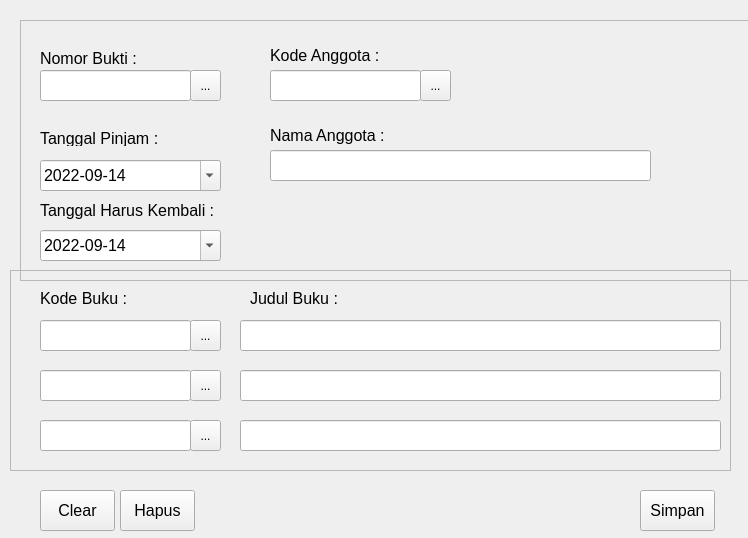
<?xml version="1.0" encoding="UTF-8"?>
<ui version="4.0">
 <class>MainWindow</class>
 <widget class="QMainWindow" name="MainWindow">
  <property name="geometry">
   <rect>
    <x>0</x>
    <y>0</y>
    <width>748</width>
    <height>538</height>
   </rect>
  </property>
  <property name="windowTitle">
   <string>MainWindow</string>
  </property>
  <widget class="QWidget" name="centralwidget">
   <widget class="QFrame" name="frame_detail">
    <property name="enabled">
     <bool>true</bool>
    </property>
    <property name="geometry">
     <rect>
      <x>10</x>
      <y>270</y>
      <width>721</width>
      <height>201</height>
     </rect>
    </property>
    <property name="frameShape">
     <enum>QFrame::StyledPanel</enum>
    </property>
    <property name="frameShadow">
     <enum>QFrame::Raised</enum>
    </property>
    <widget class="QLabel" name="label_6">
     <property name="geometry">
      <rect>
       <x>240</x>
       <y>20</y>
       <width>191</width>
       <height>16</height>
      </rect>
     </property>
     <property name="font">
      <font>
       <pointsize>12</pointsize>
      </font>
     </property>
     <property name="text">
      <string>Judul Buku :</string>
     </property>
    </widget>
    <widget class="QLineEdit" name="txtKodeBuku1">
     <property name="geometry">
      <rect>
       <x>30</x>
       <y>50</y>
       <width>151</width>
       <height>31</height>
      </rect>
     </property>
     <property name="font">
      <font>
       <pointsize>15</pointsize>
      </font>
     </property>
    </widget>
    <widget class="QLineEdit" name="txtJudulBuku1">
     <property name="geometry">
      <rect>
       <x>230</x>
       <y>50</y>
       <width>481</width>
       <height>31</height>
      </rect>
     </property>
     <property name="font">
      <font>
       <pointsize>15</pointsize>
      </font>
     </property>
    </widget>
    <widget class="QLabel" name="label_7">
     <property name="geometry">
      <rect>
       <x>30</x>
       <y>20</y>
       <width>131</width>
       <height>16</height>
      </rect>
     </property>
     <property name="font">
      <font>
       <pointsize>12</pointsize>
      </font>
     </property>
     <property name="text">
      <string>Kode Buku :</string>
     </property>
    </widget>
    <widget class="QToolButton" name="btnCariKodeBuku1">
     <property name="geometry">
      <rect>
       <x>180</x>
       <y>50</y>
       <width>31</width>
       <height>31</height>
      </rect>
     </property>
     <property name="text">
      <string>...</string>
     </property>
    </widget>
    <widget class="QLineEdit" name="txtKodeBuku2">
     <property name="geometry">
      <rect>
       <x>30</x>
       <y>100</y>
       <width>151</width>
       <height>31</height>
      </rect>
     </property>
     <property name="font">
      <font>
       <pointsize>15</pointsize>
      </font>
     </property>
    </widget>
    <widget class="QToolButton" name="btnCariKodeBuku2">
     <property name="geometry">
      <rect>
       <x>180</x>
       <y>100</y>
       <width>31</width>
       <height>31</height>
      </rect>
     </property>
     <property name="text">
      <string>...</string>
     </property>
    </widget>
    <widget class="QLineEdit" name="txtJudulBuku2">
     <property name="geometry">
      <rect>
       <x>230</x>
       <y>100</y>
       <width>481</width>
       <height>31</height>
      </rect>
     </property>
     <property name="font">
      <font>
       <pointsize>15</pointsize>
      </font>
     </property>
    </widget>
    <widget class="QLineEdit" name="txtKodeBuku3">
     <property name="geometry">
      <rect>
       <x>30</x>
       <y>150</y>
       <width>151</width>
       <height>31</height>
      </rect>
     </property>
     <property name="font">
      <font>
       <pointsize>15</pointsize>
      </font>
     </property>
    </widget>
    <widget class="QToolButton" name="btnCariKodeBuku3">
     <property name="geometry">
      <rect>
       <x>180</x>
       <y>150</y>
       <width>31</width>
       <height>31</height>
      </rect>
     </property>
     <property name="text">
      <string>...</string>
     </property>
    </widget>
    <widget class="QLineEdit" name="txtJudulBuku3">
     <property name="geometry">
      <rect>
       <x>230</x>
       <y>150</y>
       <width>481</width>
       <height>31</height>
      </rect>
     </property>
     <property name="font">
      <font>
       <pointsize>15</pointsize>
      </font>
     </property>
    </widget>
   </widget>
   <widget class="QFrame" name="frame">
    <property name="enabled">
     <bool>true</bool>
    </property>
    <property name="geometry">
     <rect>
      <x>20</x>
      <y>20</y>
      <width>771</width>
      <height>261</height>
     </rect>
    </property>
    <property name="frameShape">
     <enum>QFrame::StyledPanel</enum>
    </property>
    <property name="frameShadow">
     <enum>QFrame::Raised</enum>
    </property>
    <widget class="QLabel" name="label_3">
     <property name="geometry">
      <rect>
       <x>20</x>
       <y>180</y>
       <width>191</width>
       <height>21</height>
      </rect>
     </property>
     <property name="font">
      <font>
       <pointsize>12</pointsize>
      </font>
     </property>
     <property name="text">
      <string>Tanggal Harus Kembali :</string>
     </property>
    </widget>
    <widget class="QToolButton" name="btnCariNomorBukti">
     <property name="geometry">
      <rect>
       <x>170</x>
       <y>50</y>
       <width>31</width>
       <height>31</height>
      </rect>
     </property>
     <property name="text">
      <string>...</string>
     </property>
    </widget>
    <widget class="QLabel" name="label_5">
     <property name="geometry">
      <rect>
       <x>250</x>
       <y>105</y>
       <width>131</width>
       <height>21</height>
      </rect>
     </property>
     <property name="font">
      <font>
       <pointsize>12</pointsize>
      </font>
     </property>
     <property name="text">
      <string>Nama Anggota :</string>
     </property>
    </widget>
    <widget class="QLineEdit" name="txtKodeAnggota">
     <property name="geometry">
      <rect>
       <x>250</x>
       <y>50</y>
       <width>151</width>
       <height>31</height>
      </rect>
     </property>
     <property name="font">
      <font>
       <pointsize>15</pointsize>
      </font>
     </property>
    </widget>
    <widget class="QLineEdit" name="txtNomorBukti">
     <property name="geometry">
      <rect>
       <x>20</x>
       <y>50</y>
       <width>151</width>
       <height>31</height>
      </rect>
     </property>
     <property name="font">
      <font>
       <pointsize>15</pointsize>
      </font>
     </property>
    </widget>
    <widget class="QLineEdit" name="txtNamaAnggota">
     <property name="geometry">
      <rect>
       <x>250</x>
       <y>130</y>
       <width>381</width>
       <height>31</height>
      </rect>
     </property>
     <property name="font">
      <font>
       <pointsize>15</pointsize>
      </font>
     </property>
    </widget>
    <widget class="QLabel" name="label">
     <property name="geometry">
      <rect>
       <x>20</x>
       <y>30</y>
       <width>131</width>
       <height>16</height>
      </rect>
     </property>
     <property name="font">
      <font>
       <pointsize>12</pointsize>
      </font>
     </property>
     <property name="text">
      <string>Nomor Bukti :</string>
     </property>
    </widget>
    <widget class="QToolButton" name="btnCariKodeAnggota">
     <property name="geometry">
      <rect>
       <x>400</x>
       <y>50</y>
       <width>31</width>
       <height>31</height>
      </rect>
     </property>
     <property name="text">
      <string>...</string>
     </property>
    </widget>
    <widget class="QLabel" name="label_2">
     <property name="geometry">
      <rect>
       <x>20</x>
       <y>110</y>
       <width>131</width>
       <height>16</height>
      </rect>
     </property>
     <property name="font">
      <font>
       <pointsize>12</pointsize>
      </font>
     </property>
     <property name="text">
      <string>Tanggal Pinjam :</string>
     </property>
    </widget>
    <widget class="QLabel" name="label_4">
     <property name="geometry">
      <rect>
       <x>250</x>
       <y>25</y>
       <width>131</width>
       <height>21</height>
      </rect>
     </property>
     <property name="font">
      <font>
       <pointsize>12</pointsize>
      </font>
     </property>
     <property name="text">
      <string>Kode Anggota :</string>
     </property>
    </widget>
    <widget class="QDateEdit" name="txtTanggalPinjam">
     <property name="geometry">
      <rect>
       <x>20</x>
       <y>140</y>
       <width>181</width>
       <height>31</height>
      </rect>
     </property>
     <property name="font">
      <font>
       <pointsize>12</pointsize>
      </font>
     </property>
     <property name="dateTime">
      <datetime>
       <hour>0</hour>
       <minute>0</minute>
       <second>0</second>
       <year>2022</year>
       <month>9</month>
       <day>14</day>
      </datetime>
     </property>
     <property name="minimumDate">
      <date>
       <year>2022</year>
       <month>1</month>
       <day>1</day>
      </date>
     </property>
     <property name="displayFormat">
      <string>yyyy-MM-dd</string>
     </property>
     <property name="calendarPopup">
      <bool>true</bool>
     </property>
    </widget>
    <widget class="QDateEdit" name="txtTanggalHarusKembali">
     <property name="geometry">
      <rect>
       <x>20</x>
       <y>210</y>
       <width>181</width>
       <height>31</height>
      </rect>
     </property>
     <property name="font">
      <font>
       <pointsize>12</pointsize>
      </font>
     </property>
     <property name="dateTime">
      <datetime>
       <hour>0</hour>
       <minute>0</minute>
       <second>0</second>
       <year>2022</year>
       <month>9</month>
       <day>14</day>
      </datetime>
     </property>
     <property name="minimumDate">
      <date>
       <year>2022</year>
       <month>1</month>
       <day>1</day>
      </date>
     </property>
     <property name="displayFormat">
      <string>yyyy-MM-dd</string>
     </property>
     <property name="calendarPopup">
      <bool>true</bool>
     </property>
    </widget>
   </widget>
   <widget class="QPushButton" name="btnClear">
    <property name="geometry">
     <rect>
      <x>40</x>
      <y>490</y>
      <width>75</width>
      <height>41</height>
     </rect>
    </property>
    <property name="font">
     <font>
      <pointsize>12</pointsize>
     </font>
    </property>
    <property name="text">
     <string>Clear</string>
    </property>
   </widget>
   <widget class="QPushButton" name="btnHapus">
    <property name="geometry">
     <rect>
      <x>120</x>
      <y>490</y>
      <width>75</width>
      <height>41</height>
     </rect>
    </property>
    <property name="font">
     <font>
      <pointsize>12</pointsize>
     </font>
    </property>
    <property name="text">
     <string>Hapus</string>
    </property>
   </widget>
   <widget class="QPushButton" name="btnSimpan">
    <property name="geometry">
     <rect>
      <x>640</x>
      <y>490</y>
      <width>75</width>
      <height>41</height>
     </rect>
    </property>
    <property name="font">
     <font>
      <pointsize>12</pointsize>
     </font>
    </property>
    <property name="text">
     <string>Simpan</string>
    </property>
   </widget>
  </widget>
 </widget>
 <resources/>
 <connections/>
</ui>
